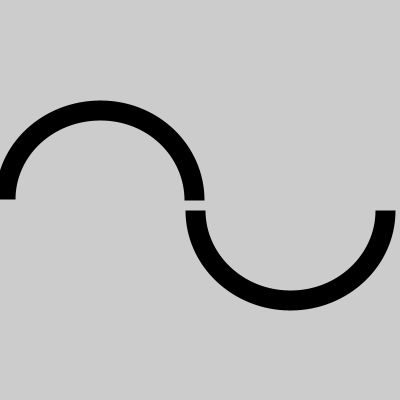
Frame 1 (no input)
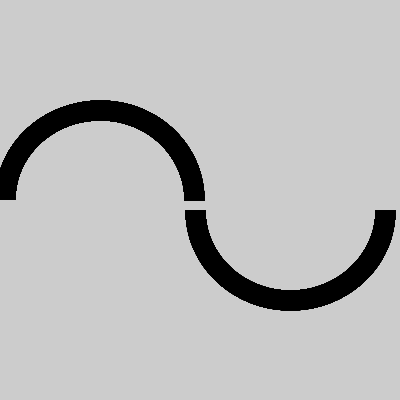
Frame 60 (the mouse pressed at the canvas centre just before this capture)
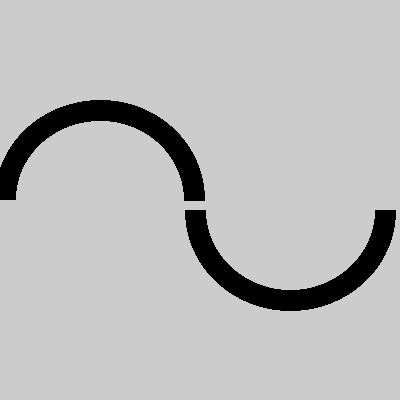
Frame 120 (the mouse held since frame 60 and released just before this capture)

The Processing sketch that drew these frames (run headless with seeded random() and noise(); from frame 60 on, the mouse is pressed at the canvas centre):

// Processing sketch: cleaner_horseshoe
// ── cleaner_horseshoe.pde
void setup(){
  
  size(400,400);
  
}

void draw(){
  
 strokeWeight(20); 
 strokeCap (SQUARE);
 noFill();
translate(100,200);
pushMatrix();
rotate(radians(180));
arc(0, 0, 190, 180, 0, PI);
popMatrix();


arc(190, 10, 190, 180, 0, PI);

}
